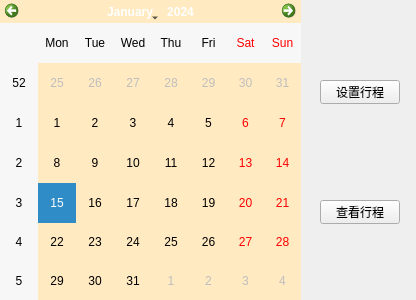
<?xml version="1.0" encoding="UTF-8"?>
<ui version="4.0">
 <class>Mydata</class>
 <widget class="QWidget" name="Mydata">
  <property name="geometry">
   <rect>
    <x>0</x>
    <y>0</y>
    <width>416</width>
    <height>300</height>
   </rect>
  </property>
  <property name="windowTitle">
   <string>Form</string>
  </property>
  <widget class="QCalendarWidget" name="calendarWidget">
   <property name="geometry">
    <rect>
     <x>0</x>
     <y>0</y>
     <width>301</width>
     <height>301</height>
    </rect>
   </property>
   <property name="styleSheet">
    <string notr="true">background-color: rgb(255, 234, 193);</string>
   </property>
  </widget>
  <widget class="QLabel" name="label_background">
   <property name="geometry">
    <rect>
     <x>0</x>
     <y>0</y>
     <width>411</width>
     <height>301</height>
    </rect>
   </property>
   <property name="styleSheet">
    <string notr="true">border-image: url(:/picture/13.png);</string>
   </property>
   <property name="text">
    <string/>
   </property>
  </widget>
  <widget class="QPushButton" name="btn_set">
   <property name="geometry">
    <rect>
     <x>320</x>
     <y>80</y>
     <width>80</width>
     <height>24</height>
    </rect>
   </property>
   <property name="text">
    <string>设置行程</string>
   </property>
  </widget>
  <widget class="QPushButton" name="btn_view">
   <property name="geometry">
    <rect>
     <x>320</x>
     <y>200</y>
     <width>80</width>
     <height>24</height>
    </rect>
   </property>
   <property name="text">
    <string>查看行程</string>
   </property>
  </widget>
  <zorder>label_background</zorder>
  <zorder>calendarWidget</zorder>
  <zorder>btn_set</zorder>
  <zorder>btn_view</zorder>
 </widget>
 <resources/>
 <connections/>
</ui>
